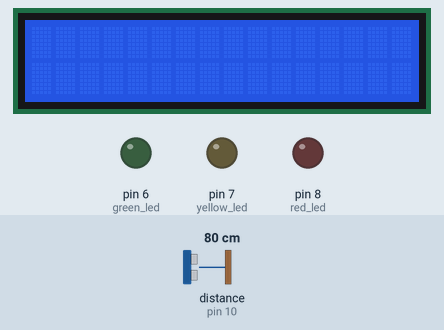
Recording of a sketch running on a simulated Arduino Uno, built with avr-gcc and run on an emulated ATmega328P. Parts: 16×2 character LCD, output pins drawn as LEDs (lit = HIGH). Wiring (inferred from the names in the program): ultrasonic range finder: trigger pin 9; echo pin 10. The test bench sets the inputs (shaded band); at power-on: distance to the obstacle (sensor on pin 10) 80 cm. The echo pulse lasts 58.3 µs per cm; pins used as bus, display or sensor lines are not drawn.

Above: at 1.2 s.
1.3 s: distance to the obstacle (sensor on pin 10) set to 29 cm
2.8 s: distance to the obstacle (sensor on pin 10) set to 24 cm
At 2.97 s:
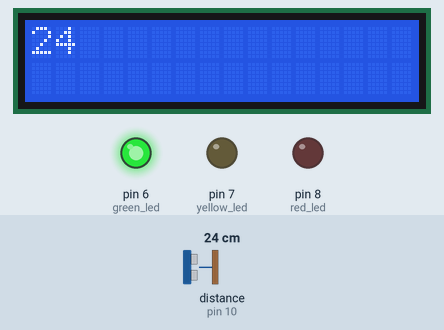
4.9 s: distance to the obstacle (sensor on pin 10) set to 13 cm
At 5.11 s:
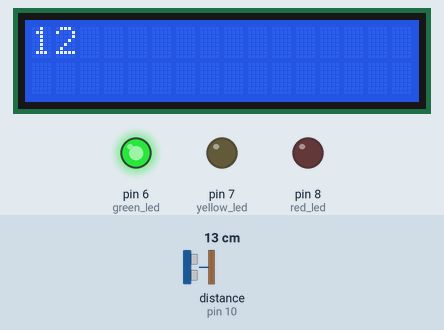
6.4 s: distance to the obstacle (sensor on pin 10) set to 10 cm
At 6.63 s:
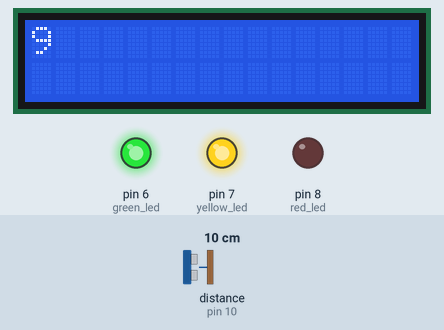
8.5 s: distance to the obstacle (sensor on pin 10) set to 2 cm
At 8.77 s:
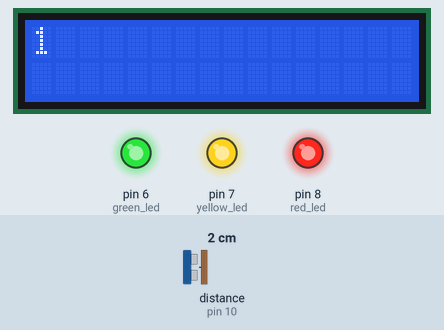
10.7 s: distance to the obstacle (sensor on pin 10) set to 35 cm
At 11.2 s:
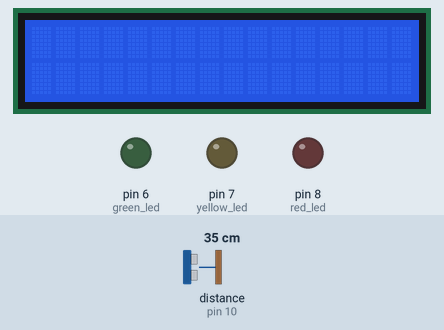
Timing chart, 0 to 13.2 s (numbered marks = the images above; inputs shaded):
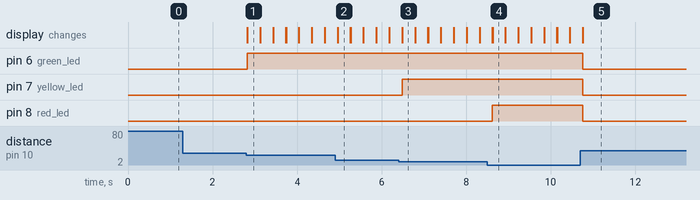

The sketch:

cs_362_updated.ino
```cpp
#include <LiquidCrystal.h>

LiquidCrystal lcd(12, 11, 5, 4, 3, 2);

int green_led = 6;
int yellow_led = 7;
int red_led = 8;

// ultrasonic sensor
const int trig = 9;
const int echo = 10;

// for keeping track of the distance
int duration = 0;
int distance = 0;

void setup() {
  lcd.begin(16,2);
  pinMode(green_led, OUTPUT);
  pinMode(yellow_led, OUTPUT);
  pinMode(red_led, OUTPUT);

  pinMode(trig , OUTPUT);
  pinMode(echo , INPUT);

}

void loop() {
  lcd.clear();
  lcd.setCursor(0,0);
  digitalWrite(trig , HIGH);
  digitalWrite(trig , LOW);


  duration = pulseIn(echo , HIGH);
  distance = (duration/2) / 28.5 ;
  Serial.println(distance);

  if ( distance <= 5 )
  {
      digitalWrite(red_led, HIGH);
      lcd.setCursor(0,0);
      lcd.print(distance);
  }
  else
  {
    digitalWrite(red_led, LOW);
  }
  if ( distance <= 7 )
  {
    lcd.setCursor(0,0);
    lcd.print(distance);
  }
  if ( distance <= 10 )
  {
    lcd.setCursor(0,0);
    lcd.print(distance);
    digitalWrite(yellow_led, HIGH);
  }
   else
  {
    digitalWrite(yellow_led, LOW);
  }
  if ( distance <= 15 )
  {
    lcd.setCursor(0,0);
    lcd.print(distance);
  }

  if ( distance <= 17 )
  {
    lcd.setCursor(0,0);
    lcd.print(distance);
  }
  if ( distance <= 20 )
  {
    lcd.setCursor(0,0);
    lcd.print(distance);
  }
  if ( distance <= 25 )
  {
    lcd.setCursor(0,0);
    lcd.print(distance);
    digitalWrite(green_led, HIGH);
  }
  else
  {
    digitalWrite(green_led, LOW);
  }
  delay(300);
}
```

Measured:
- the behaviour switches between 26 and 25 cm on distance to the obstacle (sensor on pin 10) (found by bisection; images 0 and 1)
- the behaviour switches between 12 and 11 cm on distance to the obstacle (sensor on pin 10) (found by bisection; images 2 and 3)
- after the input at 1.3 s, every drawn part: stays the same
- after the input at 2.8 s, pin 6 (green_led): LOW → HIGH at once; the display: changes at once (image 1)
- after the input at 4.9 s, the display: first differs from a run without the input after 0.06 s (image 2)
- after the input at 6.4 s, pin 7 (yellow_led): LOW → HIGH after 0.09 s; the display: first differs from a run without the input after 0.09 s (image 3)
- after the input at 8.5 s, pin 8 (red_led): LOW → HIGH after 0.12 s; the display: first differs from a run without the input after 0.12 s (image 4)
- after the input at 10.7 s, pin 6 (green_led), pin 7 (yellow_led), pin 8 (red_led): HIGH → LOW after 0.06 s
